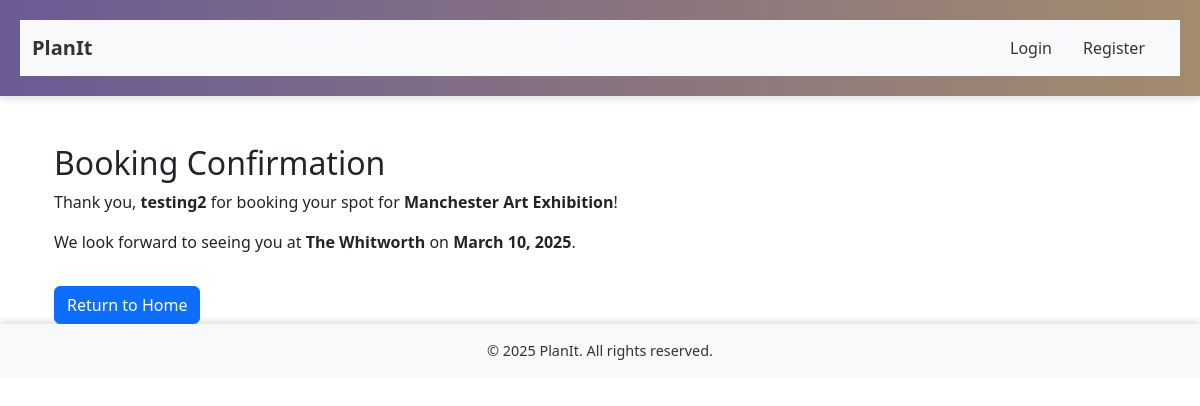
The app's page /2/confirmation/, older data.
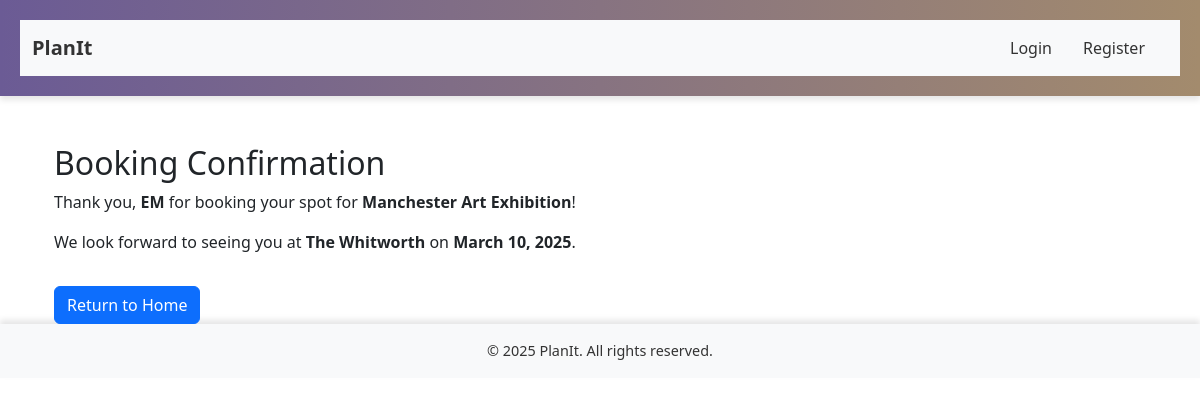
The same page, newer data.
### events/models.py (models this page shows, shortened)
class Booking(models.Model):
    event = models.ForeignKey(Event, on_delete=models.CASCADE, related_name='bookings')
    name = models.CharField(max_length=255)
    email = models.EmailField()
    phone = models.CharField(max_length=15)

class Event(models.Model):
    name = models.CharField(max_length=255)
    description = models.TextField(max_length=500)
    location = models.CharField(max_length=300)
    date = models.DateField()
    time = models.TimeField()
    created_by = models.ForeignKey(User, on_delete=models.CASCADE)
    category = models.CharField(max_length=100, blank=True, null=True)

### events/views.py (the view)
# urls.py: path('<int:event_id>/confirmation/', views.booking_confirmation, name='booking_confirmation'),
def booking_confirmation(request, event_id):
    event = get_object_or_404(Event, id=event_id)
    booking = event.bookings.last()  # Retrieve the last booking
    return render(request, 'events/booking_confirmation.html', {
        'event': event,
        'booking': booking,
    })

### events/templates/events/booking_confirmation.html
{% extends 'base.html' %}
{% block content %}
<div class="container mt-5">
    <h2>Booking Confirmation</h2>
    <p>Thank you, <strong>{{ booking.name }}</strong> for booking your spot for <strong>{{ event.name }}</strong>!</p>
    <p>We look forward to seeing you at <strong>{{ event.location }}</strong> on <strong>{{ event.date }}</strong>.</p>
    <a href="{% url 'home' %}" class="btn btn-primary mt-3">Return to Home</a>
</div>
{% endblock %}

### templates/base.html (shortened to what this page needs)
{% load static %}
<!DOCTYPE html>
<html lang="en">
<head>
    <link rel="stylesheet" href="{% static 'css/style.css' %}">
    <link href="https://cdn.jsdelivr.net/npm/bootstrap@5.3.0/dist/css/bootstrap.min.css" rel="stylesheet">
</head>
<body>
    <header>
        <nav class="navbar navbar-expand-lg navbar-light bg-light">
            <div class="container-fluid">
                <a class="navbar-brand" href="{% url 'home' %}">PlanIt</a>
                <div class="collapse navbar-collapse" id="navbarNav">
                    <ul class="navbar-nav ms-auto">
                        {% if user.is_authenticated %}
                        <form action="{% url 'logout' %}" method="POST" style="display: inline;">
                        {% csrf_token %}
                        <button type="submit" class="btn btn-danger">Logout</button>
                        </form>
                        {% else %}
                            <li class="nav-item"><a class="nav-link" href="{% url 'login' %}">Login</a></li>
                            <li class="nav-item"><a class="nav-link" href="{% url 'register' %}">Register</a></li>
                        {% endif %}
                    </ul>
                </div>
            </div>
        </nav>
    </header>
    <main class="container mt-4">
        {% block content %}
        {% endblock %}
    </main>
    <footer class="bg-light text-center py-3">
        <p>&copy; 2025 PlanIt. All rights reserved.</p>
    </footer>
</body>
</html>

### static/css/style.css (style rules this page uses)
body { background-color: #f8f5f2; font-family: 'Arial', sans-serif; color: #333; margin: 0; padding: 0; }
header { background: linear-gradient(90deg, #6b5b95, #a38b6d); padding: 20px; position: sticky; top: 0; z-index: 1000; box-shadow: 0 4px 6px rgba(0, 0, 0, 0.1); }
.navbar-brand { font-weight: bold; font-size: 1.5rem; color: #333 !important; }
.navbar .nav-link { color: #333 !important; margin-right: 15px; transition: color 0.3s ease; }
.btn-primary { background-color: #6b5b95; border-color: #6b5b95; color: #fff; }
.btn { border-radius: 8px; padding: 10px 15px; transition: all 0.3s ease-in-out; }
footer { background-color: #f8f9fa; color: #333; font-size: 0.9rem; padding: 20px 0; text-align: center; box-shadow: 0 -4px 6px rgba(0, 0, 0, 0.1); }
footer p { margin: 0; }

Row changes from the older to the newer data that the page shows:
no longer on this page (row unchanged): Booking: name "testing2"
added Booking: name "EM"
